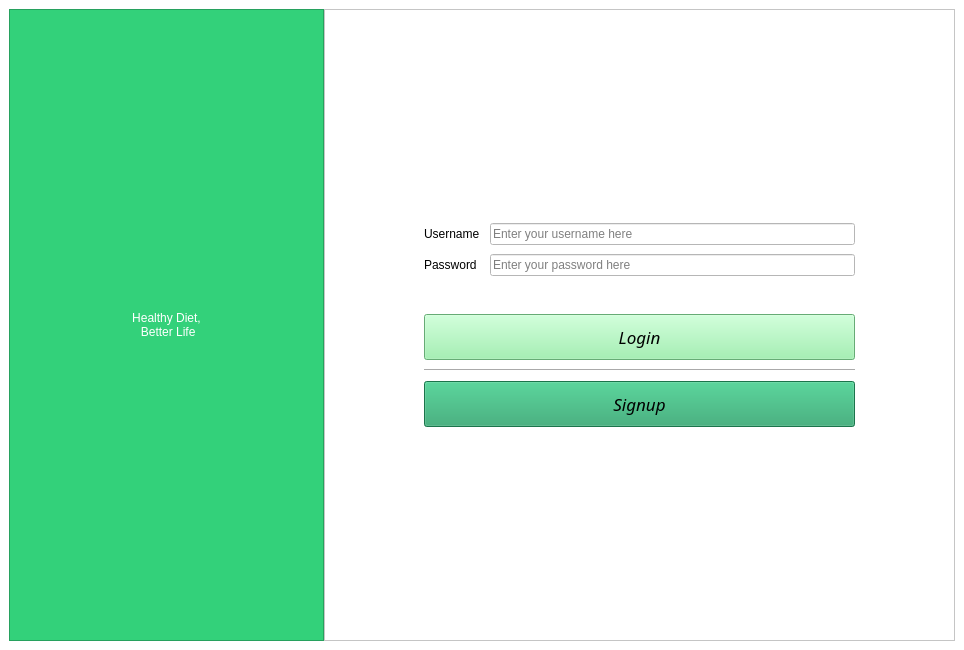
<?xml version="1.0" encoding="UTF-8"?>
<ui version="4.0">
 <class>MainWindow</class>
 <widget class="QMainWindow" name="MainWindow">
  <property name="geometry">
   <rect>
    <x>0</x>
    <y>0</y>
    <width>964</width>
    <height>650</height>
   </rect>
  </property>
  <property name="minimumSize">
   <size>
    <width>950</width>
    <height>480</height>
   </size>
  </property>
  <property name="windowTitle">
   <string>Smart Nutrution System</string>
  </property>
  <property name="styleSheet">
   <string notr="true">background-color: rgb(255, 255, 255);</string>
  </property>
  <widget class="QWidget" name="centralwidget">
   <property name="minimumSize">
    <size>
     <width>600</width>
     <height>400</height>
    </size>
   </property>
   <property name="styleSheet">
    <string notr="true"/>
   </property>
   <layout class="QGridLayout" name="gridLayout">
    <item row="0" column="0">
     <layout class="QHBoxLayout" name="horizontalLayout" stretch="1,2">
      <property name="spacing">
       <number>0</number>
      </property>
      <item>
       <widget class="QFrame" name="leftFrame">
        <property name="styleSheet">
         <string notr="true">background-color: rgb(51, 209, 122);</string>
        </property>
        <property name="frameShape">
         <enum>QFrame::StyledPanel</enum>
        </property>
        <property name="frameShadow">
         <enum>QFrame::Raised</enum>
        </property>
        <layout class="QVBoxLayout" name="verticalLayout">
         <item>
          <widget class="QLabel" name="welcomeLabel">
           <property name="styleSheet">
            <string notr="true">font: 100 italic 48pt &quot;Ubuntu Sans&quot; ;
color: rgb(255, 255, 255);</string>
           </property>
           <property name="text">
            <string>Healthy Diet,
 Better Life</string>
           </property>
           <property name="textFormat">
            <enum>Qt::AutoText</enum>
           </property>
           <property name="alignment">
            <set>Qt::AlignCenter</set>
           </property>
          </widget>
         </item>
        </layout>
       </widget>
      </item>
      <item>
       <widget class="QFrame" name="rightFrame">
        <property name="sizePolicy">
         <sizepolicy hsizetype="Preferred" vsizetype="Expanding">
          <horstretch>0</horstretch>
          <verstretch>0</verstretch>
         </sizepolicy>
        </property>
        <property name="styleSheet">
         <string notr="true"/>
        </property>
        <property name="frameShape">
         <enum>QFrame::StyledPanel</enum>
        </property>
        <property name="frameShadow">
         <enum>QFrame::Raised</enum>
        </property>
        <layout class="QVBoxLayout" name="verticalLayout_2">
         <item>
          <spacer name="verticalSpacer">
           <property name="orientation">
            <enum>Qt::Vertical</enum>
           </property>
           <property name="sizeHint" stdset="0">
            <size>
             <width>20</width>
             <height>40</height>
            </size>
           </property>
          </spacer>
         </item>
         <item>
          <layout class="QFormLayout" name="formLayout">
           <property name="fieldGrowthPolicy">
            <enum>QFormLayout::ExpandingFieldsGrow</enum>
           </property>
           <property name="rowWrapPolicy">
            <enum>QFormLayout::DontWrapRows</enum>
           </property>
           <property name="horizontalSpacing">
            <number>10</number>
           </property>
           <property name="verticalSpacing">
            <number>9</number>
           </property>
           <property name="leftMargin">
            <number>90</number>
           </property>
           <property name="rightMargin">
            <number>90</number>
           </property>
           <item row="0" column="0">
            <widget class="QLabel" name="usernameLabel">
             <property name="styleSheet">
              <string notr="true">font: 100 italic 13pt &quot;Ubuntu Sans&quot; ;
color: rgb(0, 0, 0);</string>
             </property>
             <property name="text">
              <string>Username</string>
             </property>
            </widget>
           </item>
           <item row="0" column="1">
            <widget class="QLineEdit" name="usernameLineEdit">
             <property name="autoFillBackground">
              <bool>false</bool>
             </property>
             <property name="styleSheet">
              <string notr="true">color: rgb(0, 0, 0);</string>
             </property>
             <property name="text">
              <string/>
             </property>
             <property name="echoMode">
              <enum>QLineEdit::Normal</enum>
             </property>
             <property name="placeholderText">
              <string>Enter your username here</string>
             </property>
             <property name="clearButtonEnabled">
              <bool>false</bool>
             </property>
            </widget>
           </item>
           <item row="1" column="0">
            <widget class="QLabel" name="passwordLabel">
             <property name="styleSheet">
              <string notr="true">font: 100 italic 13pt &quot;Ubuntu Sans&quot; ;
color: rgb(0, 0, 0);</string>
             </property>
             <property name="text">
              <string>Password</string>
             </property>
            </widget>
           </item>
           <item row="1" column="1">
            <widget class="QLineEdit" name="passwordLineEdit">
             <property name="styleSheet">
              <string notr="true">color: rgb(0, 0, 0);</string>
             </property>
             <property name="text">
              <string/>
             </property>
             <property name="echoMode">
              <enum>QLineEdit::Password</enum>
             </property>
             <property name="placeholderText">
              <string>Enter your password here</string>
             </property>
            </widget>
           </item>
           <item row="3" column="0" colspan="2">
            <widget class="QPushButton" name="signInButton">
             <property name="sizePolicy">
              <sizepolicy hsizetype="Minimum" vsizetype="Expanding">
               <horstretch>0</horstretch>
               <verstretch>0</verstretch>
              </sizepolicy>
             </property>
             <property name="font">
              <font>
               <family>Ubuntu Sans</family>
               <pointsize>13</pointsize>
               <italic>true</italic>
               <fontweight>Thin</fontweight>
              </font>
             </property>
             <property name="styleSheet">
              <string notr="true">font: 100 italic 13pt &quot;Ubuntu Sans&quot; ;
background-color: rgb(143, 240, 164);
color: rgb(0, 0, 0);</string>
             </property>
             <property name="text">
              <string>Login</string>
             </property>
            </widget>
           </item>
           <item row="4" column="0" colspan="2">
            <widget class="Line" name="line">
             <property name="orientation">
              <enum>Qt::Horizontal</enum>
             </property>
            </widget>
           </item>
           <item row="5" column="0" colspan="2">
            <widget class="QPushButton" name="signUpButton">
             <property name="sizePolicy">
              <sizepolicy hsizetype="Minimum" vsizetype="Expanding">
               <horstretch>0</horstretch>
               <verstretch>0</verstretch>
              </sizepolicy>
             </property>
             <property name="font">
              <font>
               <family>Ubuntu Sans</family>
               <pointsize>13</pointsize>
               <italic>true</italic>
               <fontweight>Thin</fontweight>
              </font>
             </property>
             <property name="styleSheet">
              <string notr="true">font: 100  italic 13pt &quot;Ubuntu Sans&quot; ;
background-color: rgb(38, 162, 105);
color: rgb(0, 0, 0);</string>
             </property>
             <property name="text">
              <string>Signup</string>
             </property>
            </widget>
           </item>
           <item row="2" column="0">
            <spacer name="horizontalSpacer">
             <property name="orientation">
              <enum>Qt::Horizontal</enum>
             </property>
             <property name="sizeHint" stdset="0">
              <size>
               <width>40</width>
               <height>20</height>
              </size>
             </property>
            </spacer>
           </item>
          </layout>
         </item>
         <item>
          <spacer name="verticalSpacer_2">
           <property name="orientation">
            <enum>Qt::Vertical</enum>
           </property>
           <property name="sizeHint" stdset="0">
            <size>
             <width>20</width>
             <height>40</height>
            </size>
           </property>
          </spacer>
         </item>
        </layout>
       </widget>
      </item>
     </layout>
    </item>
   </layout>
  </widget>
 </widget>
 <tabstops>
  <tabstop>usernameLineEdit</tabstop>
  <tabstop>passwordLineEdit</tabstop>
  <tabstop>signInButton</tabstop>
  <tabstop>signUpButton</tabstop>
 </tabstops>
 <resources/>
 <connections/>
</ui>
